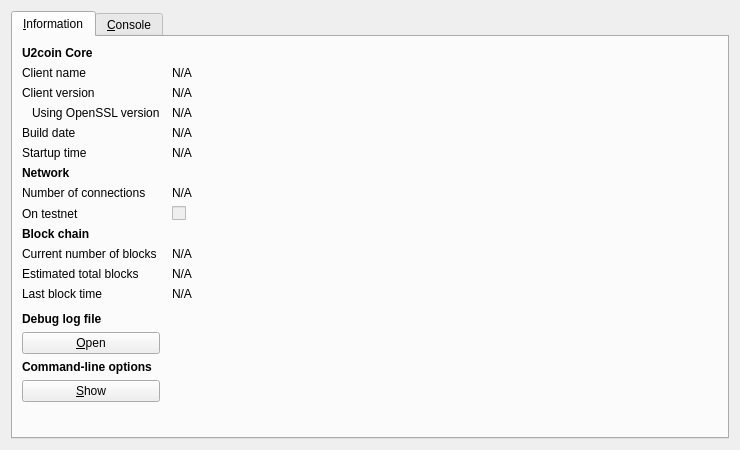
<?xml version="1.0" encoding="UTF-8"?>
<ui version="4.0">
 <class>RPCConsole</class>
 <widget class="QDialog" name="RPCConsole">
  <property name="geometry">
   <rect>
    <x>0</x>
    <y>0</y>
    <width>740</width>
    <height>450</height>
   </rect>
  </property>
  <property name="windowTitle">
   <string>U2coin - Debug window</string>
  </property>
  <layout class="QVBoxLayout" name="verticalLayout_2">
   <item>
    <widget class="QTabWidget" name="tabWidget">
     <property name="currentIndex">
      <number>0</number>
     </property>
     <widget class="QWidget" name="tab_info">
      <attribute name="title">
       <string>&amp;Information</string>
      </attribute>
      <layout class="QGridLayout" name="gridLayout" columnstretch="0,1">
       <property name="horizontalSpacing">
        <number>12</number>
       </property>
       <item row="0" column="0">
        <widget class="QLabel" name="label_9">
         <property name="font">
          <font>
           <weight>75</weight>
           <bold>true</bold>
          </font>
         </property>
         <property name="text">
          <string>U2coin Core</string>
         </property>
        </widget>
       </item>
       <item row="1" column="0">
        <widget class="QLabel" name="label_5">
         <property name="text">
          <string>Client name</string>
         </property>
        </widget>
       </item>
       <item row="1" column="1">
        <widget class="QLabel" name="clientName">
         <property name="cursor">
          <cursorShape>IBeamCursor</cursorShape>
         </property>
         <property name="text">
          <string>N/A</string>
         </property>
         <property name="textFormat">
          <enum>Qt::PlainText</enum>
         </property>
         <property name="textInteractionFlags">
          <set>Qt::LinksAccessibleByMouse|Qt::TextSelectableByKeyboard|Qt::TextSelectableByMouse</set>
         </property>
        </widget>
       </item>
       <item row="2" column="0">
        <widget class="QLabel" name="label_6">
         <property name="text">
          <string>Client version</string>
         </property>
        </widget>
       </item>
       <item row="2" column="1">
        <widget class="QLabel" name="clientVersion">
         <property name="cursor">
          <cursorShape>IBeamCursor</cursorShape>
         </property>
         <property name="text">
          <string>N/A</string>
         </property>
         <property name="textFormat">
          <enum>Qt::PlainText</enum>
         </property>
         <property name="textInteractionFlags">
          <set>Qt::LinksAccessibleByMouse|Qt::TextSelectableByKeyboard|Qt::TextSelectableByMouse</set>
         </property>
        </widget>
       </item>
       <item row="3" column="0">
        <widget class="QLabel" name="label_14">
         <property name="text">
          <string>Using OpenSSL version</string>
         </property>
         <property name="indent">
          <number>10</number>
         </property>
        </widget>
       </item>
       <item row="3" column="1">
        <widget class="QLabel" name="openSSLVersion">
         <property name="cursor">
          <cursorShape>IBeamCursor</cursorShape>
         </property>
         <property name="text">
          <string>N/A</string>
         </property>
         <property name="textFormat">
          <enum>Qt::PlainText</enum>
         </property>
         <property name="textInteractionFlags">
          <set>Qt::LinksAccessibleByMouse|Qt::TextSelectableByKeyboard|Qt::TextSelectableByMouse</set>
         </property>
        </widget>
       </item>
       <item row="4" column="0">
        <widget class="QLabel" name="label_12">
         <property name="text">
          <string>Build date</string>
         </property>
        </widget>
       </item>
       <item row="4" column="1">
        <widget class="QLabel" name="buildDate">
         <property name="cursor">
          <cursorShape>IBeamCursor</cursorShape>
         </property>
         <property name="text">
          <string>N/A</string>
         </property>
         <property name="textFormat">
          <enum>Qt::PlainText</enum>
         </property>
         <property name="textInteractionFlags">
          <set>Qt::LinksAccessibleByMouse|Qt::TextSelectableByKeyboard|Qt::TextSelectableByMouse</set>
         </property>
        </widget>
       </item>
       <item row="5" column="0">
        <widget class="QLabel" name="label_13">
         <property name="text">
          <string>Startup time</string>
         </property>
        </widget>
       </item>
       <item row="5" column="1">
        <widget class="QLabel" name="startupTime">
         <property name="cursor">
          <cursorShape>IBeamCursor</cursorShape>
         </property>
         <property name="text">
          <string>N/A</string>
         </property>
         <property name="textFormat">
          <enum>Qt::PlainText</enum>
         </property>
         <property name="textInteractionFlags">
          <set>Qt::LinksAccessibleByMouse|Qt::TextSelectableByKeyboard|Qt::TextSelectableByMouse</set>
         </property>
        </widget>
       </item>
       <item row="6" column="0">
        <widget class="QLabel" name="label_11">
         <property name="font">
          <font>
           <weight>75</weight>
           <bold>true</bold>
          </font>
         </property>
         <property name="text">
          <string>Network</string>
         </property>
        </widget>
       </item>
       <item row="7" column="0">
        <widget class="QLabel" name="label_7">
         <property name="text">
          <string>Number of connections</string>
         </property>
        </widget>
       </item>
       <item row="7" column="1">
        <widget class="QLabel" name="numberOfConnections">
         <property name="cursor">
          <cursorShape>IBeamCursor</cursorShape>
         </property>
         <property name="text">
          <string>N/A</string>
         </property>
         <property name="textFormat">
          <enum>Qt::PlainText</enum>
         </property>
         <property name="textInteractionFlags">
          <set>Qt::LinksAccessibleByMouse|Qt::TextSelectableByKeyboard|Qt::TextSelectableByMouse</set>
         </property>
        </widget>
       </item>
       <item row="8" column="0">
        <widget class="QLabel" name="label_8">
         <property name="text">
          <string>On testnet</string>
         </property>
        </widget>
       </item>
       <item row="8" column="1">
        <widget class="QCheckBox" name="isTestNet">
         <property name="enabled">
          <bool>false</bool>
         </property>
         <property name="text">
          <string/>
         </property>
        </widget>
       </item>
       <item row="9" column="0">
        <widget class="QLabel" name="label_10">
         <property name="font">
          <font>
           <weight>75</weight>
           <bold>true</bold>
          </font>
         </property>
         <property name="text">
          <string>Block chain</string>
         </property>
        </widget>
       </item>
       <item row="10" column="0">
        <widget class="QLabel" name="label_3">
         <property name="text">
          <string>Current number of blocks</string>
         </property>
        </widget>
       </item>
       <item row="10" column="1">
        <widget class="QLabel" name="numberOfBlocks">
         <property name="cursor">
          <cursorShape>IBeamCursor</cursorShape>
         </property>
         <property name="text">
          <string>N/A</string>
         </property>
         <property name="textFormat">
          <enum>Qt::PlainText</enum>
         </property>
         <property name="textInteractionFlags">
          <set>Qt::LinksAccessibleByMouse|Qt::TextSelectableByKeyboard|Qt::TextSelectableByMouse</set>
         </property>
        </widget>
       </item>
       <item row="11" column="0">
        <widget class="QLabel" name="label_4">
         <property name="text">
          <string>Estimated total blocks</string>
         </property>
        </widget>
       </item>
       <item row="11" column="1">
        <widget class="QLabel" name="totalBlocks">
         <property name="cursor">
          <cursorShape>IBeamCursor</cursorShape>
         </property>
         <property name="text">
          <string>N/A</string>
         </property>
         <property name="textFormat">
          <enum>Qt::PlainText</enum>
         </property>
         <property name="textInteractionFlags">
          <set>Qt::LinksAccessibleByMouse|Qt::TextSelectableByKeyboard|Qt::TextSelectableByMouse</set>
         </property>
        </widget>
       </item>
       <item row="12" column="0">
        <widget class="QLabel" name="label_2">
         <property name="text">
          <string>Last block time</string>
         </property>
        </widget>
       </item>
       <item row="12" column="1">
        <widget class="QLabel" name="lastBlockTime">
         <property name="cursor">
          <cursorShape>IBeamCursor</cursorShape>
         </property>
         <property name="text">
          <string>N/A</string>
         </property>
         <property name="textFormat">
          <enum>Qt::PlainText</enum>
         </property>
         <property name="textInteractionFlags">
          <set>Qt::LinksAccessibleByMouse|Qt::TextSelectableByKeyboard|Qt::TextSelectableByMouse</set>
         </property>
        </widget>
       </item>
       <item row="13" column="0">
        <spacer name="verticalSpacer_2">
         <property name="orientation">
          <enum>Qt::Vertical</enum>
         </property>
         <property name="sizeHint" stdset="0">
          <size>
           <width>20</width>
           <height>20</height>
          </size>
         </property>
        </spacer>
       </item>
       <item row="14" column="0">
        <widget class="QLabel" name="labelDebugLogfile">
         <property name="font">
          <font>
           <weight>75</weight>
           <bold>true</bold>
          </font>
         </property>
         <property name="text">
          <string>Debug log file</string>
         </property>
        </widget>
       </item>
       <item row="15" column="0">
        <widget class="QPushButton" name="openDebugLogfileButton">
         <property name="toolTip">
          <string>Open the U2coin debug log file from the current data directory. This can take a few seconds for large log files.</string>
         </property>
         <property name="text">
          <string>&amp;Open</string>
         </property>
         <property name="autoDefault">
          <bool>false</bool>
         </property>
        </widget>
       </item>
       <item row="16" column="0">
        <widget class="QLabel" name="labelCLOptions">
         <property name="font">
          <font>
           <weight>75</weight>
           <bold>true</bold>
          </font>
         </property>
         <property name="text">
          <string>Command-line options</string>
         </property>
        </widget>
       </item>
       <item row="17" column="0">
        <widget class="QPushButton" name="showCLOptionsButton">
         <property name="toolTip">
          <string>Show the U2coin-Qt help message to get a list with possible U2coin command-line options.</string>
         </property>
         <property name="text">
          <string>&amp;Show</string>
         </property>
         <property name="autoDefault">
          <bool>false</bool>
         </property>
        </widget>
       </item>
       <item row="18" column="0">
        <spacer name="verticalSpacer">
         <property name="orientation">
          <enum>Qt::Vertical</enum>
         </property>
         <property name="sizeHint" stdset="0">
          <size>
           <width>20</width>
           <height>40</height>
          </size>
         </property>
        </spacer>
       </item>
      </layout>
     </widget>
     <widget class="QWidget" name="tab_console">
      <attribute name="title">
       <string>&amp;Console</string>
      </attribute>
      <layout class="QVBoxLayout" name="verticalLayout_3">
       <property name="spacing">
        <number>3</number>
       </property>
       <item>
        <widget class="QTextEdit" name="messagesWidget">
         <property name="minimumSize">
          <size>
           <width>0</width>
           <height>100</height>
          </size>
         </property>
         <property name="readOnly">
          <bool>true</bool>
         </property>
         <property name="tabKeyNavigation" stdset="0">
          <bool>false</bool>
         </property>
         <property name="columnCount" stdset="0">
          <number>2</number>
         </property>
        </widget>
       </item>
       <item>
        <layout class="QHBoxLayout" name="horizontalLayout">
         <property name="spacing">
          <number>3</number>
         </property>
         <item>
          <widget class="QLabel" name="label">
           <property name="text">
            <string notr="true">&gt;</string>
           </property>
          </widget>
         </item>
         <item>
          <widget class="QLineEdit" name="lineEdit"/>
         </item>
         <item>
          <widget class="QPushButton" name="clearButton">
           <property name="maximumSize">
            <size>
             <width>24</width>
             <height>24</height>
            </size>
           </property>
           <property name="toolTip">
            <string>Clear console</string>
           </property>
           <property name="text">
            <string/>
           </property>
           <property name="icon">
            <iconset resource="../bitcoin.qrc">
             <normaloff>:/icons/remove</normaloff>:/icons/remove</iconset>
           </property>
           <property name="shortcut">
            <string notr="true">Ctrl+L</string>
           </property>
           <property name="autoDefault">
            <bool>false</bool>
           </property>
          </widget>
         </item>
        </layout>
       </item>
      </layout>
     </widget>
    </widget>
   </item>
  </layout>
 </widget>
 <resources>
  <include location="../bitcoin.qrc"/>
 </resources>
 <connections/>
</ui>
